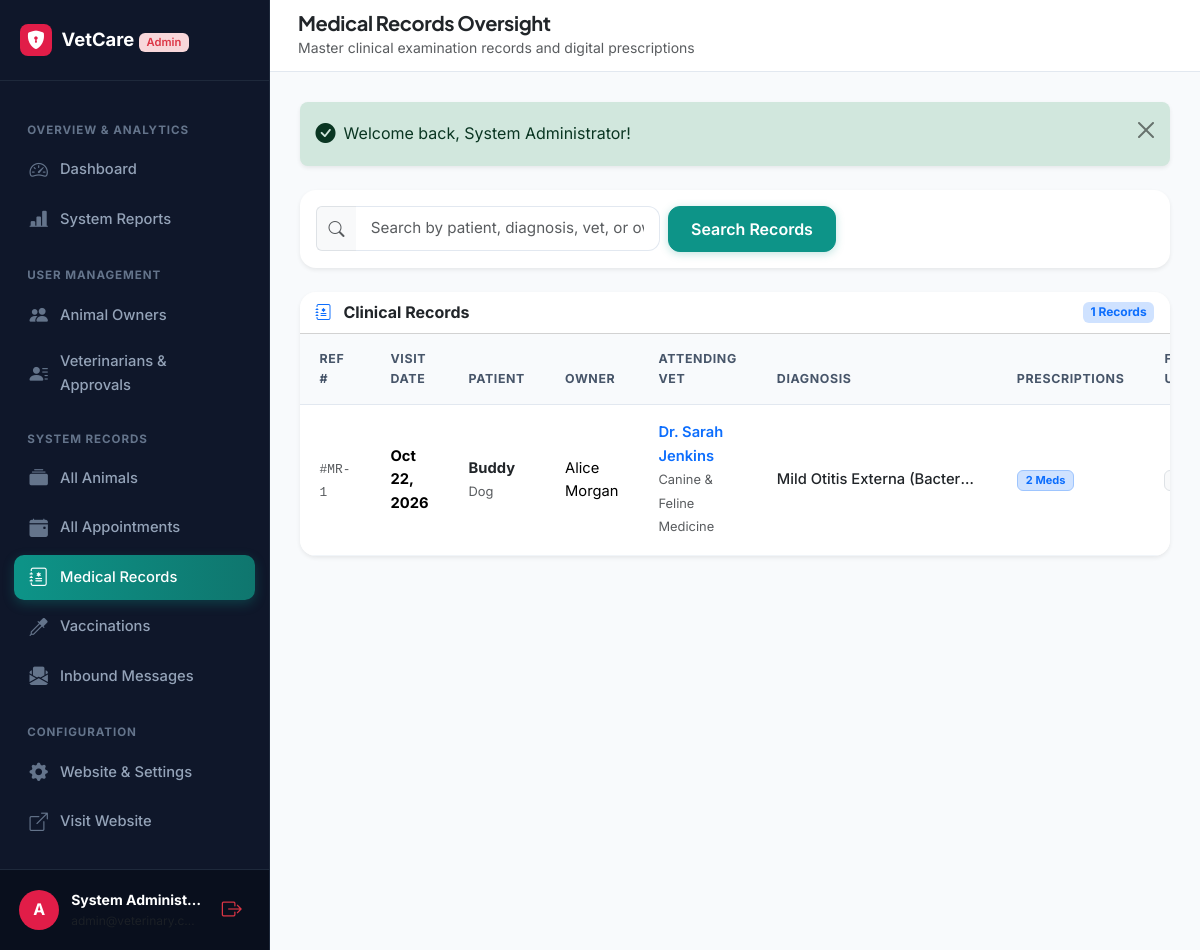
/admin/medical_records.php (signed in), run on the app's committed database.
### tables this page shows
CREATE TABLE `medical_records` (
  `id` INT AUTO_INCREMENT PRIMARY KEY,
  `animal_id` INT NOT NULL,
  `appointment_id` INT NULL,
  `veterinarian_id` INT NOT NULL,
  `visit_date` DATE NOT NULL,
  `symptoms` TEXT NOT NULL,
  `diagnosis` TEXT NOT NULL,
  `treatment_plan` TEXT NOT NULL,
  `clinical_notes` TEXT NULL,
  `follow_up_date` DATE NULL,
  `created_at` TIMESTAMP DEFAULT CURRENT_TIMESTAMP,
  `updated_at` TIMESTAMP DEFAULT CURRENT_TIMESTAMP ON UPDATE CURRENT_TIMESTAMP,
  CONSTRAINT `fk_mr_animal` FOREIGN KEY (`animal_id`) REFERENCES `animals` (`id`) ON DELETE CASCADE,
  CONSTRAINT `fk_mr_app` FOREIGN KEY (`appointment_id`) REFERENCES `appointments` (`id`) ON DELETE SET NULL,
  CONSTRAINT `fk_mr_vet` FOREIGN KEY (`veterinarian_id`) REFERENCES `users` (`id`) ON DELETE CASCADE,
  INDEX `idx_mr_animal` (`animal_id`),
  INDEX `idx_mr_visit_date` (`visit_date`)
);

CREATE TABLE `animals` (
  `id` INT AUTO_INCREMENT PRIMARY KEY,
  `owner_id` INT NOT NULL,
  `animal_name` VARCHAR(100) NOT NULL,
  `species` VARCHAR(50) NOT NULL,
  `breed` VARCHAR(100) NULL,
  `gender` ENUM('male', 'female', 'unknown') NOT NULL DEFAULT 'unknown',
  `date_of_birth` DATE NULL,
  `age_years` INT NULL,
  `weight` DECIMAL(6,2) NULL,
  `color` VARCHAR(50) NULL,
  `identification_number` VARCHAR(100) NULL,
  `photo_path` VARCHAR(255) NULL,
  `allergies` TEXT NULL,
  `notes` TEXT NULL,
  `created_at` TIMESTAMP DEFAULT CURRENT_TIMESTAMP,
  `updated_at` TIMESTAMP DEFAULT CURRENT_TIMESTAMP ON UPDATE CURRENT_TIMESTAMP,
  CONSTRAINT `fk_animal_owner` FOREIGN KEY (`owner_id`) REFERENCES `users` (`id`) ON DELETE CASCADE,
  INDEX `idx_animal_species` (`species`),
  INDEX `idx_animal_owner` (`owner_id`)
);

CREATE TABLE `users` (
  `id` INT AUTO_INCREMENT PRIMARY KEY,
  `full_name` VARCHAR(100) NOT NULL,
  `email` VARCHAR(150) NOT NULL UNIQUE,
  `phone` VARCHAR(30) NOT NULL,
  `password_hash` VARCHAR(255) NOT NULL,
  `role` ENUM('owner', 'veterinarian', 'admin') NOT NULL,
  `account_status` ENUM('active', 'inactive', 'suspended', 'pending') NOT NULL DEFAULT 'active',
  `created_at` TIMESTAMP DEFAULT CURRENT_TIMESTAMP,
  `updated_at` TIMESTAMP DEFAULT CURRENT_TIMESTAMP ON UPDATE CURRENT_TIMESTAMP,
  INDEX `idx_role` (`role`),
  INDEX `idx_status` (`account_status`)
);

### includes/functions.php (called while the page is built, shortened)
<?php
function e($value): string {
    return htmlspecialchars((string)($value ?? ''), ENT_QUOTES, 'UTF-8');
}
function url(string $path = ''): string {
    $path = ltrim($path, '/');
    return rtrim(BASE_URL, '/') . ($path !== '' ? '/' . $path : '');
}
function format_date(?string $date, string $format = 'M j, Y'): string {
    $timestamp = strtotime($date);
    return $timestamp ? date($format, $timestamp) : '—';
}

### admin/medical_records.php (the view, shortened to what this page needs)
<?php
require_once __DIR__ . '/../includes/init.php';
$search = trim($_GET['search'] ?? '');
$sql = "
    SELECT mr.*,
           a.animal_name, a.species, a.breed,
           ow.full_name AS owner_name, ow.phone AS owner_phone,
           doc.full_name AS vet_name, vp.specialization,
           (SELECT COUNT(*) FROM prescriptions p WHERE p.medical_record_id = mr.id) AS rx_count
    FROM medical_records mr
    JOIN animals a ON a.id = mr.animal_id
    JOIN users ow ON ow.id = a.owner_id
    JOIN users doc ON doc.id = mr.veterinarian_id
    JOIN veterinarian_profiles vp ON vp.user_id = doc.id
    WHERE 1=1
";
$params = [];
$sql .= " ORDER BY mr.visit_date DESC, mr.created_at DESC";
$stmt = $pdo->prepare($sql);
$stmt->execute($params);
$records = $stmt->fetchAll();
require_once __DIR__ . '/../includes/header.php';
?>
<div class="dashboard-layout">
    <?php require_once __DIR__ . '/../includes/admin_sidebar.php'; ?>
    <main class="dashboard-main">
        <header class="dashboard-topbar">
            <div class="d-flex align-items-center gap-3">
                <div>
                    <h5 class="fw-bold mb-0 text-dark">Medical Records Oversight</h5>
                    <small class="text-muted">Master clinical examination records and digital prescriptions</small>
                </div>
            </div>
        </header>
        <div class="dashboard-content-body">
            <?php require_once __DIR__ . '/../includes/alerts.php'; ?>
            <div class="card border-0 shadow-sm rounded-4 p-3 mb-4 bg-white">
                <form method="GET" action="<?= url('admin/medical_records.php') ?>" class="row g-2 align-items-center">
                    <div class="col-md-5">
                        <div class="input-group">
                            <span class="input-group-text bg-light border-end-0"><i class="bi bi-search text-muted"></i></span>
                            <input type="text" class="form-control border-start-0" name="search" value="<?= e($search) ?>" placeholder="Search by patient, diagnosis, vet, or owner...">
                        </div>
                    </div>
                    <div class="col-auto">
                        <button type="submit" class="btn btn-primary">Search Records</button>
                    </div>
                </form>
            </div>
            <div class="card border-0 shadow-sm rounded-4 bg-white overflow-hidden">
                <div class="card-header bg-white d-flex justify-content-between align-items-center">
                    <span class="fw-bold"><i class="bi bi-journal-medical text-primary me-2"></i> Clinical Records</span>
                    <span class="badge bg-primary-subtle text-primary"><?= count($records) ?> Records</span>
                </div>
                <?php if (empty($records)): ?>
                    <div class="empty-state-box">
                        <div class="empty-state-icon"><i class="bi bi-journal-x"></i></div>
                        <h5 class="fw-bold">No Medical Records Found</h5>
                        <p class="text-muted small">No clinical consultation logs match the search query.</p>
                    </div>
                <?php else: ?>
                    <div class="table-responsive">
                        <table class="table custom-table">
                            <thead>
                                <tr>
                                    <th>Ref #</th>
                                    <th>Visit Date</th>
                                    <th>Patient</th>
                                    <th>Owner</th>
                                    <th>Attending Vet</th>
                                    <th>Diagnosis</th>
                                    <th>Prescriptions</th>
                                    <th>Follow-up</th>
                                </tr>
                            </thead>
                            <tbody>
                                <?php foreach ($records as $r): ?>
                                    <tr>
                                        <td><span class="font-monospace text-muted small">#MR-<?= $r['id'] ?></span></td>
                                        <td><strong><?= format_date($r['visit_date']) ?></strong></td>
                                        <td>
                                            <div class="fw-bold text-dark"><?= e($r['animal_name']) ?></div>
                                            <small class="text-muted"><?= e($r['species']) ?></small>
                                        </td>
                                        <td><?= e($r['owner_name']) ?></td>
                                        <td>
                                            <div class="fw-semibold text-primary"><?= e($r['vet_name']) ?></div>
                                            <small class="text-muted"><?= e($r['specialization']) ?></small>
                                        </td>
                                        <td>
                                            <div class="text-dark fw-medium text-truncate" style="max-width: 200px;"><?= e($r['diagnosis']) ?></div>
                                        </td>
                                        <td>
                                            <?php if ((int)$r['rx_count'] > 0): ?>
                                                <span class="badge bg-primary-subtle text-primary border border-primary-subtle px-2 py-1">
                                                    <?= $r['rx_count'] ?> Meds
                                                </span>
                                            <?php else: ?>
                                                <span class="text-muted small">—</span>
                                            <?php endif; ?>
                                        </td>
                                        <td>
                                            <?php if (!empty($r['follow_up_date'])): ?>
                                                <span class="badge bg-light text-dark border"><?= format_date($r['follow_up_date']) ?></span>
                                            <?php else: ?>
                                                <span class="text-muted small">—</span>
                                            <?php endif; ?>
                                        </td>
                                    </tr>
                                <?php endforeach; ?>
                            </tbody>
                        </table>
                    </div>
                <?php endif; ?>
            </div>
        </div>
    </main>
</div>
<?php require_once __DIR__ . '/../includes/footer.php'; ?>

### assets/css/style.css (style rules this page uses)
:root { --primary: #0d9488; --primary-dark: #0f766e; --primary-light: #ccfbf1; --primary-subtle: #f0fdfa; --secondary: #0284c7; --accent: #10b981; --dark: #0f172a; --dark-muted: #475569; --light-bg: #f8fafc; --card-bg: #ffffff; --border-color: #e2e8f0; --border-focus: #0d9488; --font-heading: 'Plus Jakarta Sans', -apple-system, BlinkMacSystemFont, 'Segoe UI', Roboto, sans-serif; --font-body: 'Inter', -apple-system, BlinkMacSystemFont, 'Segoe UI', Roboto, sans-serif; --radius-sm: 8px; --radius-md: 12px; --radius-lg: 18px; --radius-pill: 9999px; --shadow-sm: 0 1px 3px rgba(15, 23, 42, 0.05); --shadow-md: 0 4px 18px -2px rgba(15, 23, 42, 0.06), 0 2px 6px -1px rgba(15, 23, 42, 0.03); --shadow-lg: 0 12px 30px -4px rgba(13, 148, 136, 0.12), 0 4px 12px -2px rgba(15, 23, 42, 0.04); }
body { font-family: var(--font-body); color: var(--dark); background-color: var(--light-bg); line-height: 1.6; overflow-x: hidden; }
h1, h2, h3, h4, h5, h6 { font-family: var(--font-heading); color: var(--dark); font-weight: 700; letter-spacing: -0.02em; }
.btn-primary { background-color: var(--primary); border-color: var(--primary); color: #ffffff; font-weight: 600; padding: 0.625rem 1.35rem; border-radius: var(--radius-md); box-shadow: 0 2px 8px rgba(13, 148, 136, 0.25); transition: all 0.25s ease; }
.form-control, .form-select { border-radius: var(--radius-md); border: 1px solid var(--border-color); padding: 0.65rem 0.95rem; font-size: 0.95rem; transition: border-color 0.2s, box-shadow 0.2s; }

### assets/css/dashboard.css (style rules this page uses)
.dashboard-layout { display: flex; min-height: 100vh; background-color: #f8fafc; }
.dashboard-main { flex-grow: 1; display: flex; flex-direction: column; min-width: 0; }
.dashboard-topbar { height: 72px; background: #ffffff; border-bottom: 1px solid var(--border-color); padding: 0 1.75rem; display: flex; align-items: center; justify-content: space-between; position: sticky; top: 0; z-index: 1020; }
.dashboard-content-body { padding: 1.85rem; flex-grow: 1; }
.custom-table { margin-bottom: 0; }
.custom-table th { background-color: #f8fafc; color: #475569; font-size: 0.775rem; text-transform: uppercase; letter-spacing: 0.05em; font-weight: 700; padding: 0.95rem 1.25rem; border-bottom: 1px solid var(--border-color); }
.custom-table td { padding: 1rem 1.25rem; vertical-align: middle; border-bottom: 1px solid #f1f5f9; font-size: 0.92rem; }

### data on the page
medical_records: id "1", visit_date "Oct 22, 2026", animal.animal_name "Buddy", animal.species "Dog", users.full_name "Alice Morgan", veterinarian.full_name "Dr. Sarah Jenkins", specialization "Canine & Feline Medicine", diagnosis "Mild Otitis Externa (Bacter…", rx_count "2"

### other printed values
$user['full_name'] "System Administ…"
$flash['message'] "Welcome back, System Administrator!"
count($records) "1"
